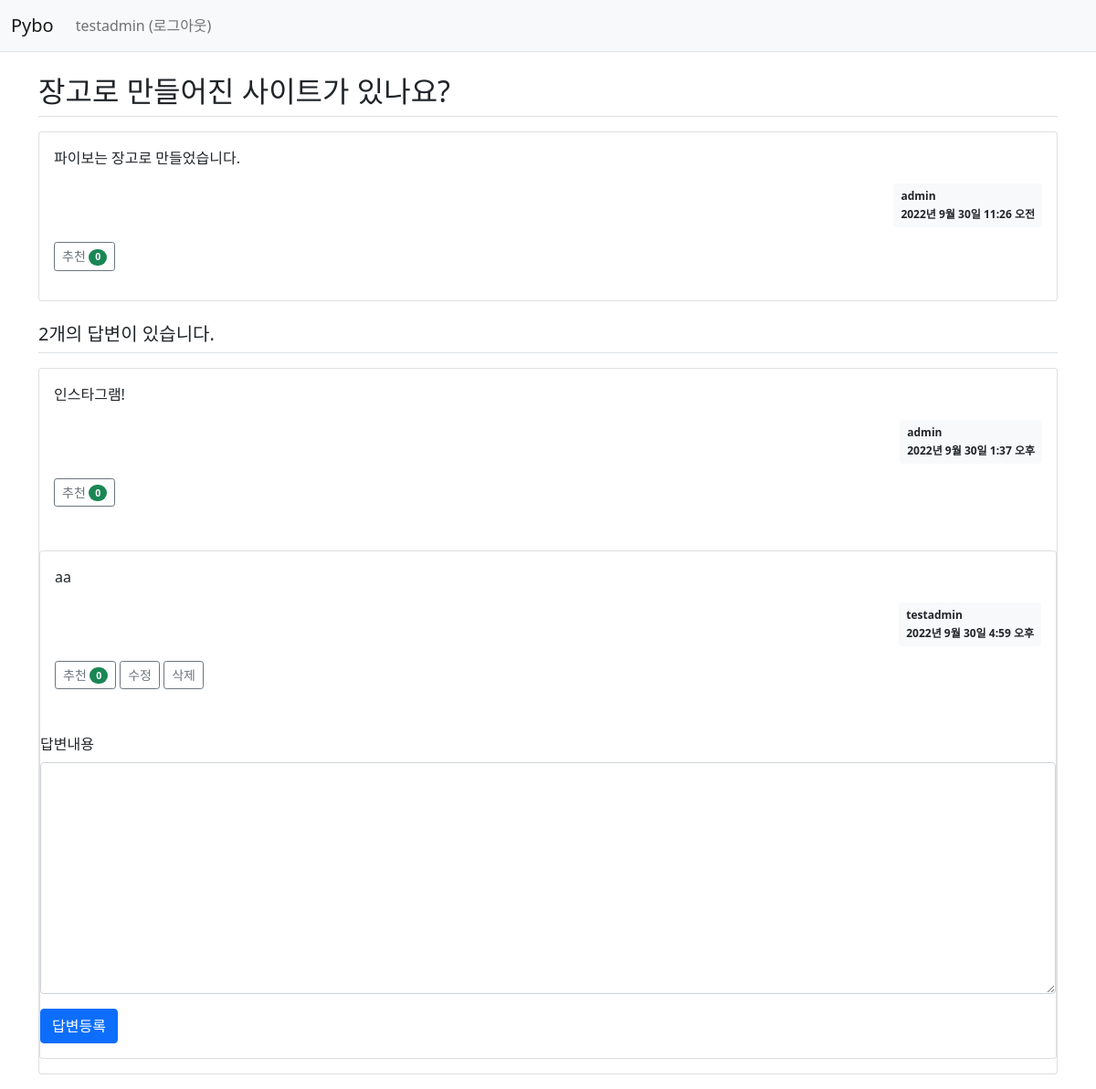
/pybo/3/ (signed in), run on the app's committed database.
### pybo/models.py (models this page shows, shortened)
class Question(models.Model):
    author = models.ForeignKey(User, on_delete=models.CASCADE, related_name='author_question')
    subject = models.CharField(max_length=200)
    content = models.TextField()
    create_date = models.DateTimeField()
    modify_date = models.DateTimeField(null=True, blank=True)
    voter = models.ManyToManyField(User, related_name='voter_question')  # 추천인 추가

class Answer(models.Model):
    author = models.ForeignKey(User, on_delete=models.CASCADE, related_name='author_answer')
    question = models.ForeignKey(Question, on_delete=models.CASCADE)
    content = models.TextField()
    create_date = models.DateTimeField()
    modify_date = models.DateTimeField(null=True, blank=True)
    voter = models.ManyToManyField(User, related_name='voter_answer')

### pybo/views/base_views.py (the view)
def detail(request, question_id):
    question = get_object_or_404(Question, pk=question_id)
    context = {'question': question}
    return render(request, 'pybo/question_detail.html', context)

### pybo/templatetags/pybo_filter.py (called while the page is built)
@register.filter
def mark(value):
    extensions = ["nl2br", "fenced_code"]
    return mark_safe(markdown.markdown(value, extensions=extensions))

### templates/pybo/question_detail.html (shortened to what this page needs)
{% extends 'base.html' %}
{% load pybo_filter %}
{% block content %}
<div class="container my-3">
    <h2 class="border-bottom py-2">{{ question.subject }}</h2>
    <div class="card my-3">
        <div class="card-body">
            <div class="card-text">{{ question.content|mark }}</div>
            <div class="d-flex justify-content-end">
                <div class="badge bg-light text-dark p-2 text-start">
                    <div class="mb-2">{{ question.author.username }}</div>
                    <div>{{ question.create_date }}</div>
                </div>
            </div>
            <div class="my-3">
                <a href="javascript:void(0)" data-uri="{% url 'pybo:question_vote' question.id  %}"
                   class="recommend btn btn-sm btn-outline-secondary"> 추천
                    <span class="badge rounded-pill bg-success">{{question.voter.count}}</span>
                </a>
            </div>
        </div>
    </div>
    <h5 class="border-bottom my-3 py-2">{{question.answer_set.count}}개의 답변이 있습니다.</h5>
    {% for answer in question.answer_set.all %}
    <div class="card my-3">
        <div class="card-body">
            <div class="card-text">{{ answer.content|mark }}</div>
            <div class="d-flex justify-content-end">
                <div class="badge bg-light text-dark p-2 text-start">
                    <div class="mb-2">{{ answer.author.username }}</div>
                    <div>{{ answer.create_date }}</div>
                </div>
            </div>
            <div class="my-3">
                <a href="javascript:void(0)" data-uri="{% url 'pybo:answer_vote' answer.id  %}"
                   class="recommend btn btn-sm btn-outline-secondary"> 추천
                    <span class="badge rounded-pill bg-success">{{answer.voter.count}}</span>
                </a>
                {% if request.user == answer.author %}
                <a href="{% url 'pybo:answer_modify' answer.id  %}"
                   class="btn btn-sm btn-outline-secondary">수정</a>
                <a href="#" class="delete btn btn-sm btn-outline-secondary "
                   data-uri="{% url 'pybo:answer_delete' answer.id  %}">삭제</a>
                {% endif %}
            </div>
    </div>
    {% endfor %}
    <form action="{% url 'pybo:answer_create' question.id %}" method="post" class="my-3">
        <div class="mb-3">
            <label for="content" class="form-label">답변내용</label>
            <textarea {% if not user.is_authenticated %}disabled{% endif %}
                      name="content" id="content" class="form-control" rows="10"></textarea>
        </div>
        <input type="submit" value="답변등록" class="btn btn-primary">
    </form>
</div>
{% endblock %}

### templates/navbar.html (shortened to what this page needs)
<nav class="navbar navbar-expand-lg navbar-light bg-light border-bottom">
    <div class="container-fluid">
        <a class="navbar-brand" href="{% url 'index' %}">Pybo</a>
        <div class="collapse navbar-collapse" id="navbarSupportedContent">
            <ul class="navbar-nav me-auto mb-2 mb-lg-0">
                <li class="nav-item">
                    {% if user.is_authenticated %}
                    <a class="nav-link" href="{% url 'common:logout' %}">{{ user.username }} (로그아웃)</a>
                    {% else %}
                    <a class="nav-link" href="{% url 'common:login' %}">로그인</a>
                    {% endif %}
                </li>
            </ul>
        </div>
    </div>
</nav>

### data on the page
Question: subject "장고로 만들어진 사이트가 있나요?", content|mark "파이보는 장고로 만들었습니다.", author.username "admin", create_date "2022년 9월 30일 11:26 오전", voter.count "0", answer_set.count "2"
Answer: content|mark "인스타그램!", author.username "admin", create_date "2022년 9월 30일 1:37 오후", voter.count "0"
Answer: content|mark "aa", author.username "testadmin", create_date "2022년 9월 30일 4:59 오후", voter.count "0", shows "수정"

### other printed values
{{ user.username }} "testadmin"
